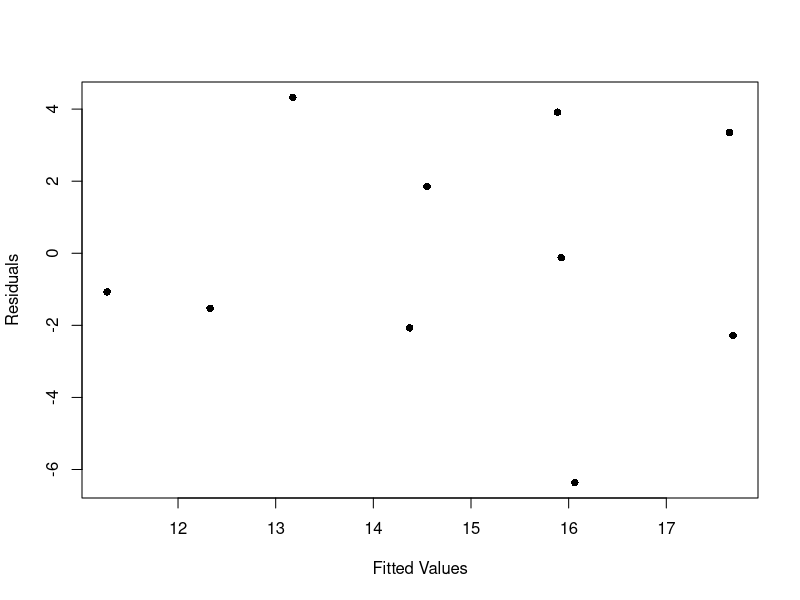
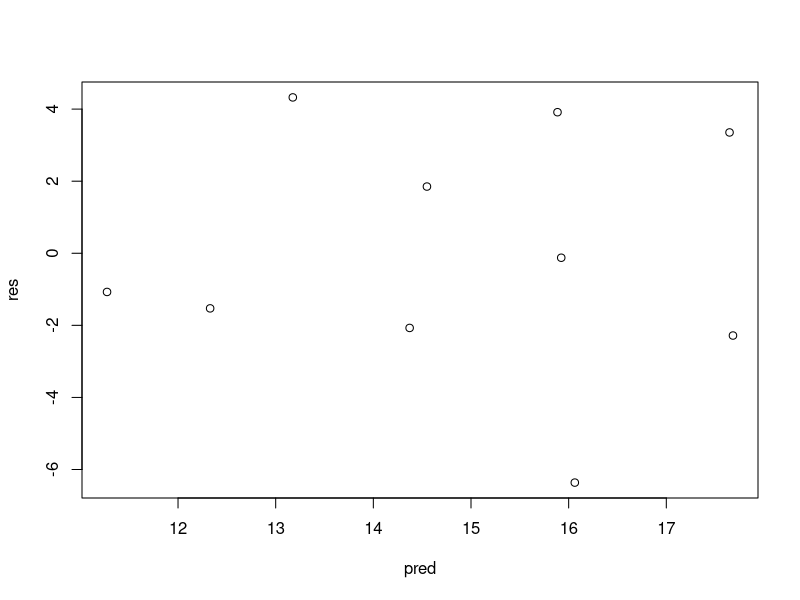

The R source for these figures, in order:
#1 
y <- c(22,23,18,9,14,20,21,18,16,19)
x <- c(8,10,7,2,4,6,7,6,4,6) 
  #1.1
output1 <- lm(y~x)
output1
  #1.2 
anova(output1)
  #1.3 
summary(output1)
beta1 =  1.717 
c(beta1+qt(0.025,8)*0.235,beta1+qt(0.975,8)*0.235)

c((8*2.541)/qchisq(0.975,8), (8*2.541)/qchisq(0.025,8))

beta0 = 1.717 
beta1 = 7.696
mean(x)
y.hat = beta0+(beta1*6)
y.hat 
CI <- c(y.hat+qt(0.025,8)*sqrt( 2.541*1/10),y.hat+qt(0.975,8)*sqrt( 2.541*1/10))
CI

#2 
x2 <- c(1,1.6,1.8,2,2.6,2.2,3,3,4.5,4,4,4)
y2 <- c(28,22,22,26,18,35,30,38,45,30,40,45)

output2 <- lm(y2~x2)
output2

anova(output2)
summary(output2)

beta2 =  5.763  
c(beta2+qt(0.025,10)*1.763,beta2+qt(0.975,10)*1.763)

c((10* 43.56)/qchisq(0.975,10), (10*43.56)/qchisq(0.025,10))

beta0 = 15.398 
beta1 = 5.763
mean(x2)
y.hat = beta0+(beta1*2.808333)
y.hat 
CI <- c(y.hat+qt(0.025,10)*sqrt( 43.56*1/12),y.hat+qt(0.975,10)*sqrt( 43.56*1/12))
CI

#3 
y3 <- c(15.4,10.2,19.8,9.7,12.3,10.8,16.4,15.8,21,17.5)
x3_1 <- c(3,7.5,4.5,4,5.5,7,5,3.5,3,6)
x3_2 <- c(45,55,43.5,50,47,49,53.5,61,45.5,55)

x <- cbind(x3_1,x3_2)

output3 <- lm(y3~x)
output3

anova(output3)
summary(output3)

beta1 <- -1.26685 
c(beta1+qt(0.025,7)*0.82497,beta1+qt(0.975,7)*0.82497)

beta2 <- -0.07159
c(beta2+qt(0.025,7)*0.23587,beta2+qt(0.975,7)*0.23587)

pred <- predict(lm(y3~x))
res <- residuals(lm(y3~x))
plot(pred,res,pch=16,xlab="Fitted Values",ylab="Residuals")
plot(pred,res)
